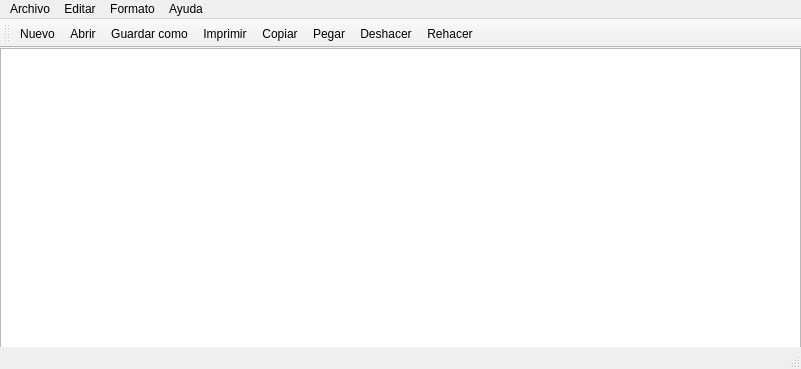
<?xml version="1.0" encoding="UTF-8"?>
<ui version="4.0">
 <class>MainWindow</class>
 <widget class="QMainWindow" name="MainWindow">
  <property name="geometry">
   <rect>
    <x>0</x>
    <y>0</y>
    <width>801</width>
    <height>369</height>
   </rect>
  </property>
  <property name="windowTitle">
   <string/>
  </property>
  <widget class="QWidget" name="centralwidget">
   <widget class="QWidget" name="verticalLayoutWidget">
    <property name="geometry">
     <rect>
      <x>0</x>
      <y>0</y>
      <width>801</width>
      <height>581</height>
     </rect>
    </property>
    <layout class="QVBoxLayout" name="verticalLayout">
     <property name="spacing">
      <number>0</number>
     </property>
     <item>
      <widget class="QTextEdit" name="textEdit">
       <property name="font">
        <font>
         <family>Menlo</family>
        </font>
       </property>
       <property name="focusPolicy">
        <enum>Qt::FocusPolicy::StrongFocus</enum>
       </property>
       <property name="lineWidth">
        <number>1</number>
       </property>
      </widget>
     </item>
    </layout>
   </widget>
  </widget>
  <widget class="QMenuBar" name="menubar">
   <property name="geometry">
    <rect>
     <x>0</x>
     <y>0</y>
     <width>801</width>
     <height>21</height>
    </rect>
   </property>
   <widget class="QMenu" name="menuNote_Pad_C">
    <property name="title">
     <string>Archivo</string>
    </property>
    <addaction name="actionNuevo"/>
    <addaction name="actionAbrir"/>
    <addaction name="actionGuardar_como"/>
    <addaction name="actionImprimir"/>
    <addaction name="actionExit"/>
   </widget>
   <widget class="QMenu" name="menuOpciones">
    <property name="title">
     <string>Editar</string>
    </property>
    <addaction name="actionCopiar"/>
    <addaction name="actionPegar"/>
    <addaction name="actionCortar"/>
    <addaction name="actionDeshacer"/>
    <addaction name="actionRehacer"/>
   </widget>
   <widget class="QMenu" name="menuAyuda">
    <property name="title">
     <string>Ayuda</string>
    </property>
    <addaction name="actionAcerca"/>
    <addaction name="actionVersi_n"/>
   </widget>
   <widget class="QMenu" name="menuFormato">
    <property name="title">
     <string>Formato</string>
    </property>
    <addaction name="actionFuente"/>
   </widget>
   <addaction name="menuNote_Pad_C"/>
   <addaction name="menuOpciones"/>
   <addaction name="menuFormato"/>
   <addaction name="menuAyuda"/>
  </widget>
  <widget class="QStatusBar" name="statusbar"/>
  <widget class="QToolBar" name="toolBar">
   <property name="windowTitle">
    <string>toolBar</string>
   </property>
   <attribute name="toolBarArea">
    <enum>TopToolBarArea</enum>
   </attribute>
   <attribute name="toolBarBreak">
    <bool>false</bool>
   </attribute>
   <addaction name="actionNuevo"/>
   <addaction name="actionAbrir"/>
   <addaction name="actionGuardar_como"/>
   <addaction name="actionImprimir"/>
   <addaction name="actionCopiar"/>
   <addaction name="actionPegar"/>
   <addaction name="actionDeshacer"/>
   <addaction name="actionRehacer"/>
  </widget>
  <action name="actionNuevo">
   <property name="icon">
    <iconset resource="build/Resources.qrc">
     <normaloff>:/icons/agregar-carpeta.png</normaloff>:/icons/agregar-carpeta.png</iconset>
   </property>
   <property name="text">
    <string>Nuevo</string>
   </property>
  </action>
  <action name="actionAbrir">
   <property name="icon">
    <iconset resource="build/Resources.qrc">
     <normaloff>:/icons/carpeta-abierta.png</normaloff>:/icons/carpeta-abierta.png</iconset>
   </property>
   <property name="text">
    <string>Abrir</string>
   </property>
  </action>
  <action name="actionGuardar_como">
   <property name="icon">
    <iconset resource="build/Resources.qrc">
     <normaloff>:/icons/disco-flexible.png</normaloff>:/icons/disco-flexible.png</iconset>
   </property>
   <property name="text">
    <string>Guardar como</string>
   </property>
  </action>
  <action name="actionImprimir">
   <property name="icon">
    <iconset resource="build/Resources.qrc">
     <normaloff>:/icons/imprimir.png</normaloff>:/icons/imprimir.png</iconset>
   </property>
   <property name="text">
    <string>Imprimir</string>
   </property>
  </action>
  <action name="actionExit">
   <property name="icon">
    <iconset resource="build/Resources.qrc">
     <normaloff>:/icons/salida.png</normaloff>:/icons/salida.png</iconset>
   </property>
   <property name="text">
    <string>Exit</string>
   </property>
  </action>
  <action name="actionCopiar">
   <property name="icon">
    <iconset resource="build/Resources.qrc">
     <normaloff>:/icons/copiar.png</normaloff>:/icons/copiar.png</iconset>
   </property>
   <property name="text">
    <string>Copiar</string>
   </property>
  </action>
  <action name="actionPegar">
   <property name="icon">
    <iconset resource="build/Resources.qrc">
     <normaloff>:/icons/pegar-como-texto.png</normaloff>:/icons/pegar-como-texto.png</iconset>
   </property>
   <property name="text">
    <string>Pegar</string>
   </property>
  </action>
  <action name="actionCortar">
   <property name="icon">
    <iconset resource="build/Resources.qrc">
     <normaloff>:/icons/cortar-con-tijeras.png</normaloff>:/icons/cortar-con-tijeras.png</iconset>
   </property>
   <property name="text">
    <string>Cortar</string>
   </property>
  </action>
  <action name="actionDeshacer">
   <property name="icon">
    <iconset resource="build/Resources.qrc">
     <normaloff>:/icons/deshacer.png</normaloff>:/icons/deshacer.png</iconset>
   </property>
   <property name="text">
    <string>Deshacer</string>
   </property>
  </action>
  <action name="actionRehacer">
   <property name="icon">
    <iconset resource="build/Resources.qrc">
     <normaloff>:/icons/rehacer.png</normaloff>:/icons/rehacer.png</iconset>
   </property>
   <property name="text">
    <string>Rehacer</string>
   </property>
  </action>
  <action name="actionAcerca">
   <property name="icon">
    <iconset resource="build/Resources.qrc">
     <normaloff>:/icons/informacion.png</normaloff>:/icons/informacion.png</iconset>
   </property>
   <property name="text">
    <string>Acerca</string>
   </property>
  </action>
  <action name="actionVersi_n">
   <property name="text">
    <string>Versión</string>
   </property>
  </action>
  <action name="actionFuente">
   <property name="icon">
    <iconset resource="build/Resources.qrc">
     <normaloff>:/icons/fuente.png</normaloff>:/icons/fuente.png</iconset>
   </property>
   <property name="text">
    <string>Fuente</string>
   </property>
  </action>
 </widget>
 <resources>
  <include location="build/Resources.qrc"/>
 </resources>
 <connections/>
</ui>
